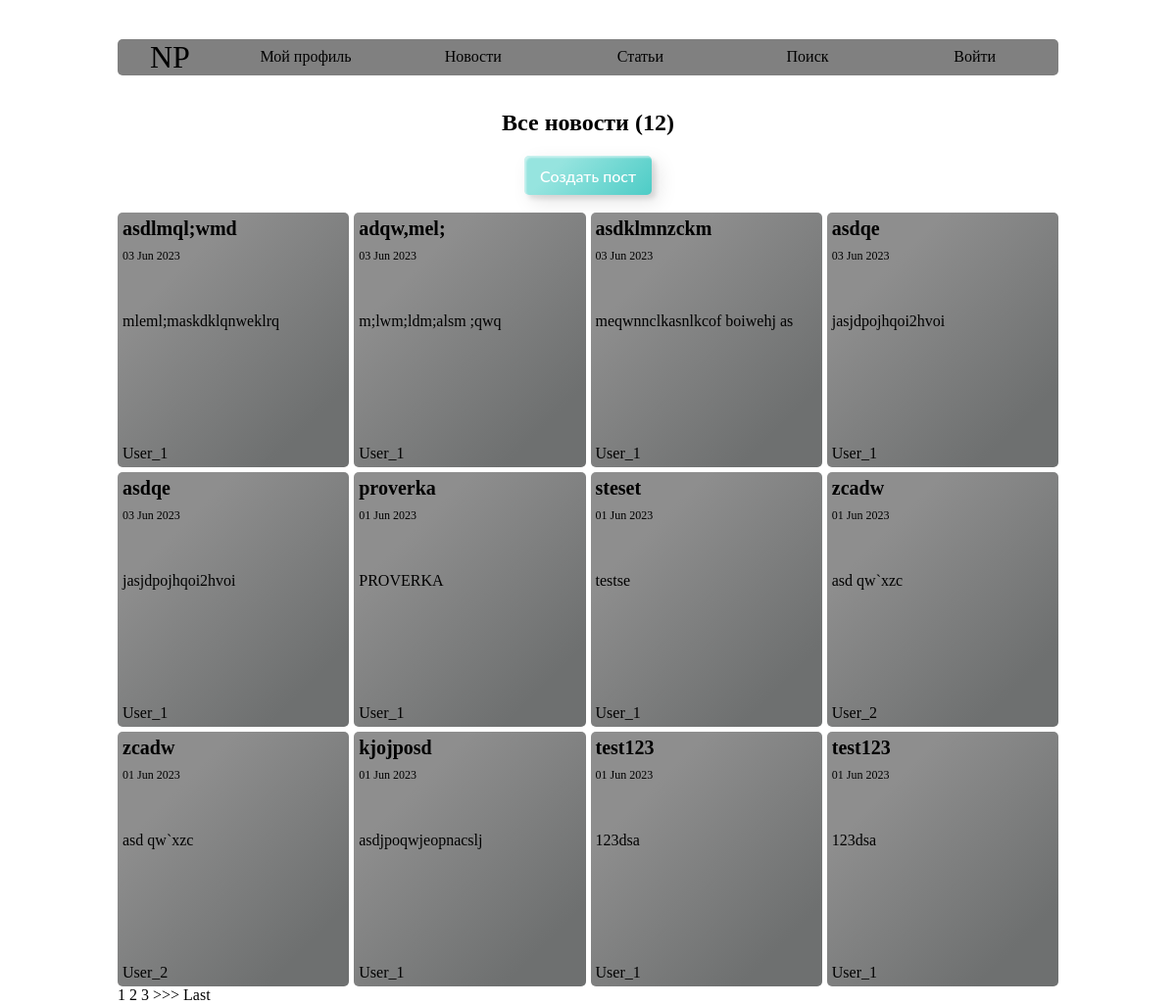
Page /news/ on the committed database.
### NewsPortal/models.py (models this page shows, shortened)
class Post(models.Model):
    CHOICE = [
        ('news', 'новости'),
        ('article', 'статья')
    ]
    author = models.ForeignKey(Author, on_delete=models.CASCADE)
    choice = models.CharField(max_length=10, choices=CHOICE, default='news')
    time_in = models.DateTimeField(auto_now_add=True)
    categories = models.ManyToManyField(Category, through='PostCategory')
    header = models.CharField(max_length=255)
    content = models.TextField()
    rating = models.IntegerField(default=0)

class Author(models.Model):
    user = models.ForeignKey(User, on_delete=models.CASCADE)
    rating = models.IntegerField(default=0)

### NewsPortal/views.py (the view)
# urls.py: path('', NewsListView.as_view(), name='NewsList'),
class NewsListView(ListView):
    model = Post
    ordering = '-time_in'
    template_name = 'posts/news.html'
    context_object_name = "news"
    paginate_by = 12
    def get_queryset(self):
        news = super().get_queryset()
        news = news.filter(choice='news')
        return news

### NewsPortal/templatetags/custom_filters.py (called while the page is built)
@register.filter()
def censor(value):
    bad_words = ['test', 'первое', 'белка']
    words = value.split()
    for i, word in enumerate(words):
        if word.lower() in bad_words:
            first_letter = word[0]
            asterisks = '*' * (len(word) - 1)
            words[i] = first_letter + asterisks
    return ' '.join(words)

### templates/posts/news.html (shortened to what this page needs)
{% extends 'default.html' %}
{% load custom_filters %}
{% block content %}
    <h2 class="news_title-content">Все новости ({{ news|length }})</h2>
    <a class="custom-btn btn-4" href="{% url 'Create' %}"><span>Создать пост</span></a>
    <div class="content-container">
        {% if news %}
            {% for news_ in news %}
                <a class="content_box" href="{{ news_.id }}">
                    <h3 class="content_box-header">{{ news_.header|censor }}</h3>
                    <p class="content_box-datetime">{{ news_.time_in|date:"d M Y" }}</p>
                    <p class="content_box-content">{{ news_.content|truncatechars:100|censor }}</p>
                    <p class="content_box-author">{{ news_.author.user.username }}</p>
                </a>
            {% endfor %}
        {% else %}
            <h3>Товаров нет!</h3>
        {% endif %}
    </div>
    {% if is_paginated %}
        <div class="news_paginated-container">
            {% for num in page_obj.paginator.page_range %}
                {% if page_obj.number == num %}
                    <a>{{ num }}</a>
                {% elif num > page_obj.number|add:'-3' and num < page_obj.number|add:'3' %}
                    <a href="?page={{ num }}">{{ num }}</a>
                {% endif %}
            {% endfor %}
            {% if page_obj.has_next %}
                <a href="?page={{ page_obj.next_page_number }}">>>></a>
                <a href="?page={{ page_obj.paginator.num_pages }}">Last</a>
            {% endif %}
        </div>
    {% endif %}
{% endblock content %}

### templates/default.html (shortened to what this page needs)
<!DOCTYPE html>
<html lang="en">
<head>
    {% load static %}
        <link href="{% static 'css/style.css' %}" rel="stylesheet" />
        <link href="{% static 'css/normalize.css' %}" rel="stylesheet">
</head>
<body>
<div class="basic">
    <header class="header">
        <a class="header_logo" href="#">NP</a>
        <a class="header_choices" href="{% url 'profile' %}">Мой профиль</a>
        <a class="header_choices" href="{% url 'NewsList' %}">Новости</a>
        <a class="header_choices" href="#">Статьи</a>
        <a class="header_choices" href="{% url 'Search' %}">Поиск</a>
        {% if user.is_authenticated %}
        <a class="header_choices" href="{% url 'account_logout' %}">Выйти</a>
        {% else %}
        <a class="header_choices" href="{% url 'account_login' %}">Войти</a>
        {% endif %}
    </header>
    <div class="content">
        {% block content %}
        {% endblock content %}
    </div>
</div>
</body>
</html>

### static/css/style.css (style rules this page uses)
.basic { display: flex; flex-wrap: wrap; margin: auto; width: 80%; }
.header { width: 100%; display: flex; justify-content: space-between; margin-top: 5vh; background-color: #808080; text-align: center; border-radius: 5px; }
.header_logo { display: inline-block; width: 10vw; font-size: 2em; color: black; }
.header_choices { display: flex; align-items: center; justify-content: center; color: black; width: 20%; }
.content { width: 100%; margin-top: 15px; display: flex; flex-direction: column; }
.news_title-content { text-align: center; font-size: 24px; }
.content-container { width: 100%; height: auto; display: grid; grid-template-columns: repeat(4, 1fr); grid-gap: 5px; }
.content_box { height: 250px; display: flex; flex-direction: column; background: linear-gradient(315deg, rgb(110, 112, 112) 17%, rgb(142, 142, 142) 76%); transition: transform 0.3s ease; border-radius: 5px; padding: 5px; position: relative; }
.content_box-header { margin: 0 0 10px 0; font-size: 20px; }
.content_box-datetime { font-size: 12px; margin: 0 0 50px 0; }
.content_box-content { font-size: 16px; }
.content_box-author { position: absolute; bottom: 5px; left: 5px; }
.custom-btn { width: 130px; height: 40px; color: #fff; border-radius: 5px; padding: 10px 25px; font-family: 'Lato', sans-serif; font-weight: 500; background: transparent; cursor: pointer; transition: all 0.3s ease; position: relative; display: inline-block; box-shadow: inset 2px 2px 2px 0px rgba(255, 255, 255, .5), 7px 7px 20px 0px rgba(0, 0, 0, .1), 4px 4px 5px 0px rgba(0, 0, 0, .1); outline: none; }
.btn-4 { background-color: #4dccc6; background-image: linear-gradient(315deg, #4dccc6 0%, #96e4df 74%); line-height: 42px; padding: 0; border: none; text-align: center; margin: 0 auto 18px; }
.btn-4 span { position: relative; display: block; width: 100%; height: 100%; }
.btn-4:before, .btn-4:after { position: absolute; content: ""; right: 0; top: 0; box-shadow: 4px 4px 6px 0 rgba(255, 255, 255, .9), -4px -4px 6px 0 rgba(116, 125, 136, .2), inset -4px -4px 6px 0 rgba(255, 255, 255, .9), inset 4px 4px 6px 0 rgba(116, 125, 136, .3); transition: all 0.3s ease; }
.btn-4:before { height: 0%; width: .1px; }
.btn-4:after { width: 0%; height: .1px; }
.btn-4 span:before, .btn-4 span:after { position: absolute; content: ""; left: 0; bottom: 0; box-shadow: 4px 4px 6px 0 rgba(255, 255, 255, .9), -4px -4px 6px 0 rgba(116, 125, 136, .2), inset -4px -4px 6px 0 rgba(255, 255, 255, .9), inset 4px 4px 6px 0 rgba(116, 125, 136, .3); transition: all 0.3s ease; }
.btn-4 span:before { width: .1px; height: 0%; }
.btn-4 span:after { width: 0%; height: .1px; }

### rows in the picture
Post: header|censor "asdlmql;wmd", time_in "03 Jun 2023", content|censor "mleml;maskdklqnweklrq", author.user.username "User_1"
Post: header|censor "adqw,mel;", time_in "03 Jun 2023", content|censor "m;lwm;ldm;alsm ;qwq", author.user.username "User_1"
Post: header|censor "asdklmnzckm", time_in "03 Jun 2023", content|censor "meqwnnclkasnlkcof boiwehj as", author.user.username "User_1"
Post: header|censor "asdqe", time_in "03 Jun 2023", content|censor "jasjdpojhqoi2hvoi", author.user.username "User_1"
Post: header|censor "asdqe", time_in "03 Jun 2023", content|censor "jasjdpojhqoi2hvoi", author.user.username "User_1"
Post: header|censor "proverka", time_in "01 Jun 2023", content|censor "PROVERKA", author.user.username "User_1"
Post: header|censor "steset", time_in "01 Jun 2023", content|censor "testse", author.user.username "User_1"
Post: header|censor "zcadw", time_in "01 Jun 2023", content|censor "asd qw`xzc", author.user.username "User_2"
Post: header|censor "zcadw", time_in "01 Jun 2023", content|censor "asd qw`xzc", author.user.username "User_2"
Post: header|censor "kjojposd", time_in "01 Jun 2023", content|censor "asdjpoqwjeopnacslj", author.user.username "User_1"
Post: header|censor "test123", time_in "01 Jun 2023", content|censor "123dsa", author.user.username "User_1"
Post: header|censor "test123", time_in "01 Jun 2023", content|censor "123dsa", author.user.username "User_1"

### other values in the picture
{{ news|length }} "12"
{{ num }} "1"
{{ num }} "2" "3"
